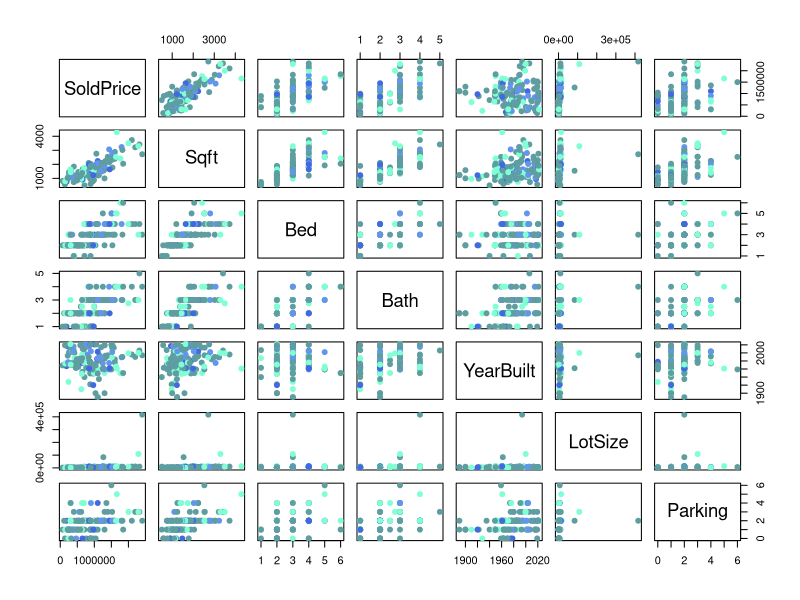
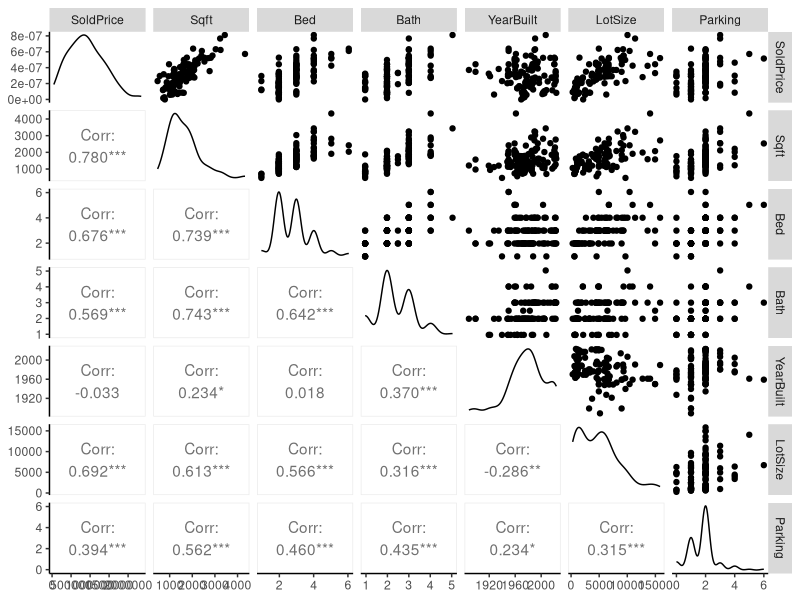
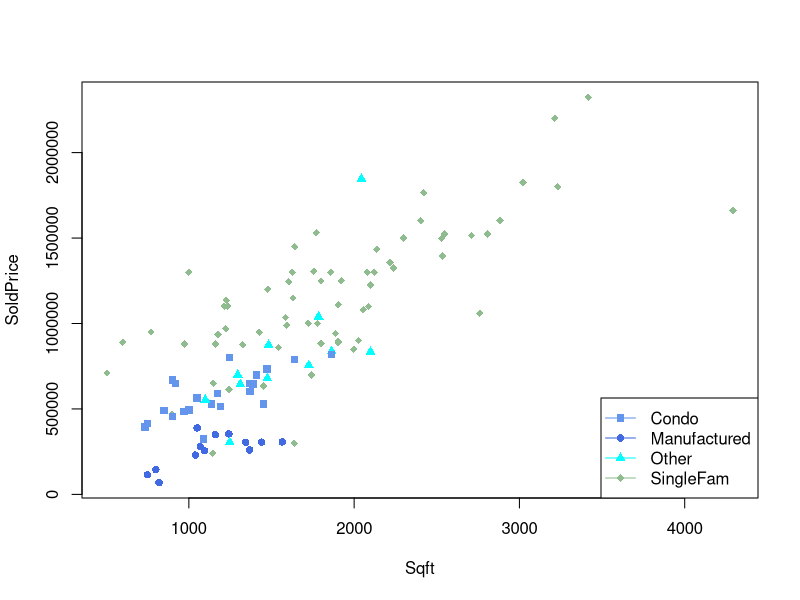

These figures' R source, in order: (Note: this script raises an error after producing the figures.)
## ---- chunk 1
knitr::opts_chunk$set(echo = TRUE)
## ---- chunk 2
library(tidyverse)
library(readxl)
library(leaps)
library(car)
library(scatterplot3d)
library(GGally)
library('lmtest')
## ---- chunk 3
realestate <- read_excel("SLO_Real_Estate_Feb-Apr2022.xlsx")

realestate_clean <- realestate %>%
  filter(LotSize != 416869 & LotSize != 108900 & LotSize != 84071)

realestate_clean <- realestate_clean %>%
  mutate(HomeTypeNew = 
           case_when(HomeType == "Condominium" ~ "Condo", 
             HomeType == "SingleFamilyResidence" ~ "SingleFam",
             HomeType == "ManufacturedHome" ~ "Manufactured",
             TRUE ~ "Other")) 

realestate_clean$Cooling = factor(realestate_clean$Cooling)
realestate_clean$Heating = factor(realestate_clean$Heating)
realestate_clean$HomeType = factor(realestate_clean$HomeType)
realestate_clean$HomeTypeNew = factor(realestate_clean$HomeTypeNew)
realestate_clean$Pool = factor(realestate_clean$Pool)
## ---- chunk 4
n <- 141
numtrain = ceiling(.8*n)
set.seed(678)
train_ind = sample(n, numtrain)
traindata = realestate_clean[train_ind, ]
testdata = realestate_clean[-train_ind, ]
set.seed(NULL)
## ---- chunk 5
# Matrix Scatterplot (outliers not removed)
pairs(SoldPrice ~ Sqft + Bed + Bath + YearBuilt + LotSize + Parking, data = realestate, 
      col = c('aquamarine', 'cornflowerblue','royalblue', 'cadetblue', 'cyan', 
              'darkblue', 'deepskyblue', 'darkseagreen', 'darkseagreen1')[factor(realestate_clean$HomeTypeNew)], 
      pch = 19)
## ---- chunk 6
# Correlation Matrix (outliers not removed)
cor(realestate[,c(1, 2, 3, 4, 5, 6, 7)])
## ---- chunk 7
# Matrix Scatterplot with ggpairs()
ggpairs(traindata[,-c(8:12)], 
        upper=list(continuous='points'),
        lower=list(continuous='cor',combo='blank',discrete='blank'))  +
  theme(panel.grid.major = element_blank(), panel.grid.minor = element_blank(),
panel.background = element_blank(), axis.line = element_line(colour = "black"))
## ---- chunk 8
# Interaction Plot Between Sold Price and Square Footage (Home Type)
fit_interaction = lm(SoldPrice~Sqft*HomeTypeNew, data=traindata)
summary(fit_interaction)

plot(SoldPrice ~ Sqft, data = traindata, 
     col = c('cornflowerblue','royalblue','cyan', 'darkseagreen')[HomeTypeNew], 
     pch = c(15, 16, 17, 18)[HomeTypeNew])
legend('bottomright',legend=levels(traindata$HomeTypeNew),
       pch = c(15, 16, 17, 18),
       col = c('cornflowerblue','royalblue','cyan', 'darkseagreen'),
       lty = 1)
abline(coeff[1], coeff[2], col='cornflowerblue')
abline(coeff[1] + coeff[3], coeff[2] + coeff[6], col = 'royalblue') 
abline(coeff[1] + coeff[4], coeff[2] + coeff[7], col = 'cyan') 
abline(coeff[1] + coeff[5], coeff[2] + coeff[8], col = 'seagreen') 
## ---- chunk 9
# Histograms of Quantitative Variables 
traindata %>%
  ggplot(aes(x = Sqft)) +
  geom_histogram(bins = 10) +
  theme(panel.grid.major = element_blank(), panel.grid.minor = element_blank(),
panel.background = element_blank(), axis.line = element_line(colour = "black"))

traindata %>%
  ggplot(aes(x = Sqft, fill = HomeTypeNew)) +
  geom_histogram(bins = 10) +
  scale_fill_manual(values = c('aquamarine', 'cornflowerblue','royalblue', 'cadetblue', 'cyan', 
                               'darkblue', 'deepskyblue', 'darkseagreen', 'darkseagreen1')) +
  facet_wrap(~HomeTypeNew) +
  theme(panel.grid.major = element_blank(), panel.grid.minor = element_blank(),
panel.background = element_blank(), axis.line = element_line(colour = "black"))

traindata %>%
  ggplot(aes(x = LotSize)) +
  geom_histogram(binwidth = 2000) +
  theme(panel.grid.major = element_blank(), panel.grid.minor = element_blank(),
panel.background = element_blank(), axis.line = element_line(colour = "black"))

traindata %>%
  ggplot(aes(x = LotSize, fill = HomeTypeNew)) +
  geom_histogram(binwidth = 2000) +
  scale_fill_manual(values = c('aquamarine', 'cornflowerblue','royalblue', 'cadetblue', 'cyan', 
                               'darkblue', 'deepskyblue', 'darkseagreen', 'darkseagreen1')) +
  facet_wrap(~HomeTypeNew) +
  theme(panel.grid.major = element_blank(), panel.grid.minor = element_blank(),
panel.background = element_blank(), axis.line = element_line(colour = "black"))
## ---- chunk 10
# Interaction Plot Between Home Type and Pool
with(traindata, interaction.plot(HomeTypeNew, Pool, SoldPrice, type = 'b', 
                                 col = c('royalblue','cyan'), 
                                 pch = c(16, 17)))
with(traindata, interaction.plot(Pool, HomeTypeNew, SoldPrice, type = 'b', 
                                 col = c('cornflowerblue','royalblue','cyan', 'darkseagreen'), 
                                 pch = c(16, 17)))
## ---- chunk 11
# 3D Scatterplot 
s3d <- scatterplot3d(traindata2$Sqft, y=traindata2$SoldPrice, z=traindata2$LotSize,
                     xlab = "Square Footage (sqft)",
                     ylab = "Sold Price (Dollars)",
                     zlab = "Lot Size (sqft)", 
                     angle=55, pch = 16)
# Add regression plane
my.lm <- lm(traindata2$Sqft ~ traindata2$SoldPrice + traindata2$LotSize)
s3d$plane3d(my.lm)
## ---- chunk 12
traindataNew <- traindata %>%
  select(-HomeType)

full.model <- lm(SoldPrice~., data = traindataNew)

best.sub <- summary(regsubsets(formula(full.model), data=traindata, method = "exhaustive", nbest = 2))
## ---- chunk 13
n = nrow(traindata)
p<-c(2,2,3,3,4,4,5,5,6,6,7,7,8,8,9,9) 

SSE<-best.sub$rss             #SSE 
s<-sqrt(SSE/(n-p))            #s
Rsq<-best.sub$rsq             #R-squared 
Rsq.adj<-best.sub$adjr2       #R-squared adjusted
BIC<-n*log(SSE/n) + p*log(n)  #BIC
AIC<- n*log(SSE/n) + 2*p      #AIC
Cp<-best.sub$cp               #Mallow's Cp
bs<- data.frame(best.sub$outmat, p=p, Cp, AIC, BIC, Rsq, Rsq.adj, s) %>%
  arrange(BIC)
## ---- chunk 14
plot(resid(lm(I(sqrt(SoldPrice))~Sqft + HomeTypeNew, data = traindata))~resid(lm(LotSize ~ YearBuilt + Sqft + HomeTypeNew, data = traindata)))
## ---- chunk 15
fit.one <- lm(SoldPrice ~ Sqft + LotSize + HomeTypeNew, data  = traindata)

plot(fit.one)
## ---- chunk 16
boxCox(lm(SoldPrice~Sqft+LotSize+HomeTypeNew, data = traindata))
## ---- chunk 17
fit.two <- lm(I(sqrt(SoldPrice)) ~ Sqft + LotSize + HomeTypeNew, data  = traindata)

plot(fit.two)
## ---- chunk 18
full.model2 <- lm(I(sqrt(SoldPrice))~., data = traindataNew)

best.sub2 <- summary(regsubsets(formula(full.model2), data=traindata, method = "exhaustive", nbest = 2))
## ---- chunk 19
n = nrow(traindata)
p<-c(2,2,3,3,4,4,5,5,6,6,7,7,8,8,9,9) 

SSE<-best.sub2$rss             #SSE 
s<-sqrt(SSE/(n-p))             #s
Rsq<-best.sub2$rsq             #R-squared 
Rsq.adj<-best.sub2$adjr2       #R-squared adjusted
BIC<-n*log(SSE/n) + p*log(n)   #BIC
AIC<- n*log(SSE/n) + 2*p       #AIC
Cp<-best.sub2$cp               #Mallow's Cp
bs2<- data.frame(best.sub2$outmat, p=p, Cp, AIC, BIC, Rsq, Rsq.adj, s) %>%
  arrange(BIC)
## ---- chunk 20
final_model = lm(I(sqrt(SoldPrice)) ~ Sqft + LotSize + HomeTypeNew, data = traindata)

par(mfrow=c(2,2)) #plot in 2 by 2 grid   
plot(final_model)

par(mfrow=c(2,2)) #plot in 2 by 2 grid  

plot(resid(final_model) ~ fitted(final_model), ylab='Residuals', xlab='Fitted')
abline(h=0,lty=2)

plot(resid(final_model) ~ Sqft, data=traindata, ylab='Residuals', xlab='Sqft')
abline(h=0,lty=2) 

plot(resid(final_model) ~ LotSize, data=traindata, ylab='Residuals', xlab='Lot Size')
abline(h=0,lty=2) 

plot(resid(final_model) ~ HomeTypeNew, data=traindata, ylab='Residuals', xlab='HomeTypeNew')
abline(h=0,lty=2)

par(mfrow=c(1,1))

hist(resid(final_model), main='', xlab='Residuals')

shapiro.test(resid(final_model))
bptest(final_model)
## ---- chunk 21
summary(fit.two)
## ---- chunk 22
vif(fit.two)
## ---- chunk 23
# Overall F-Test
summary(final_model)
## ---- chunk 24
# Partial F-Test
model_reduced = lm(I(sqrt(SoldPrice)) ~ Sqft, data=traindata)
anova(model_reduced, final_model)
## ---- chunk 25
# Test for Interaction Significance 
anova(lm(SoldPrice ~ Sqft + HomeTypeNew, data = traindata), 
      lm(SoldPrice ~ Sqft + HomeTypeNew + Sqft:HomeTypeNew, data = traindata))

anova(lm(I(sqrt(SoldPrice)) ~ LotSize + Sqft + HomeTypeNew, data = traindata), 
      lm(I(sqrt(SoldPrice)) ~ LotSize + Sqft + HomeTypeNew + Sqft:HomeTypeNew, data = traindata))
## ---- chunk 26
# CIs for Mean Response Value and Future Predicted Value 
new.house = data.frame(Sqft = 3000, LotSize = 10000, HomeTypeNew = "SingleFam")

predict(final_model, newdata = new.house, interval = "confidence", level=0.95)
predict(final_model, newdata = new.house, interval = "prediction", level=0.95)
## ---- chunk 27
model <- lm(I(sqrt(SoldPrice)) ~ Sqft + LotSize + HomeTypeNew, data = traindata)
## ---- chunk 28
#External Validation
predicted_test <- predict(model, testdata)
actual_test <- sqrt(testdata$SoldPrice)

MSPE <- mean((actual_test - predicted_test)^2)
s1 <- sqrt(MSPE)

MSPE
s1
## ---- chunk 29
#External Validation
actual_train <- sqrt(traindata$SoldPrice)
predicted_train <- model$fitted.values

MSE <- mean((actual_train - predicted_train)^2)
s2 <- sqrt(MSE)

MSE
s2
## ---- chunk 30
#Internal Validation
SSTO <- sum((anova(model))$'Sum Sq')

PRESS <- sum((resid(model) / (1 - hatvalues(model)))^2)

R_squared_pred <- 1 - (PRESS / SSTO)

PRESS
R_squared_pred

## ---- chunk 31
summary(model)
## ---- chunk 32
anova(model)
## ---- chunk 33
#Model for entire dataset
full_model <- lm(I(sqrt(SoldPrice)) ~ Sqft + LotSize + HomeTypeNew, data = realestate_clean)
summary(full_model)
## ---- chunk 34
#coefficients table
data.frame("FullModel" = full_model$coefficients, "TrainingModel" = model$coefficients)
## ---- chunk 35
#Bonferonni adjusted confidence interval
#95% family wise confidence 
bonferonni <- (1 - 0.05 / 5)
confint(model, level = bonferonni)
